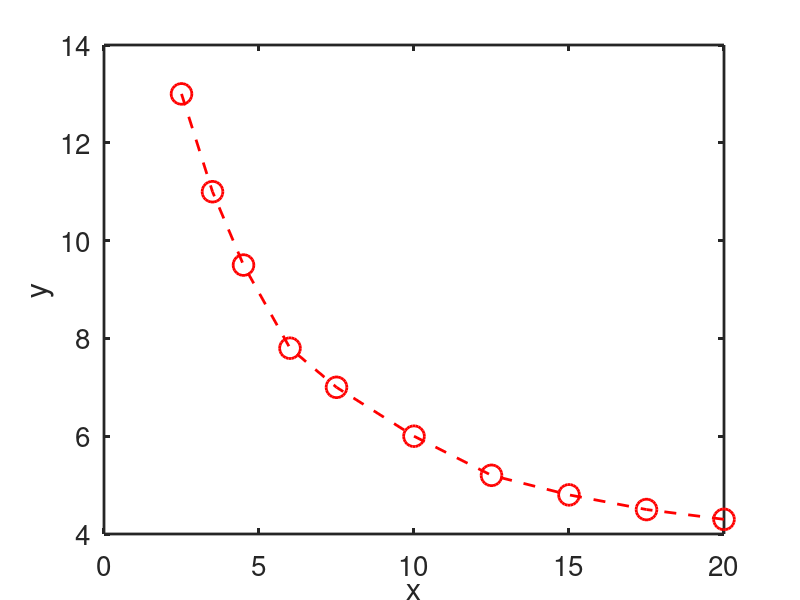
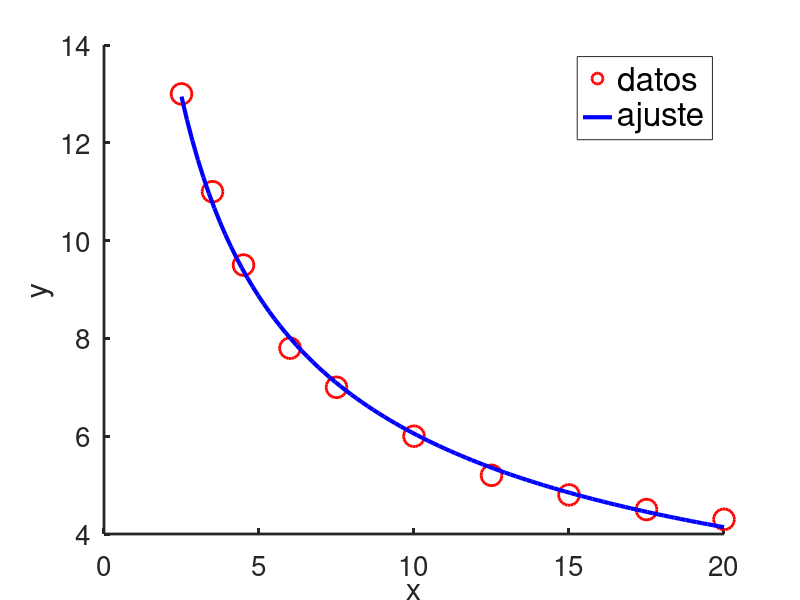
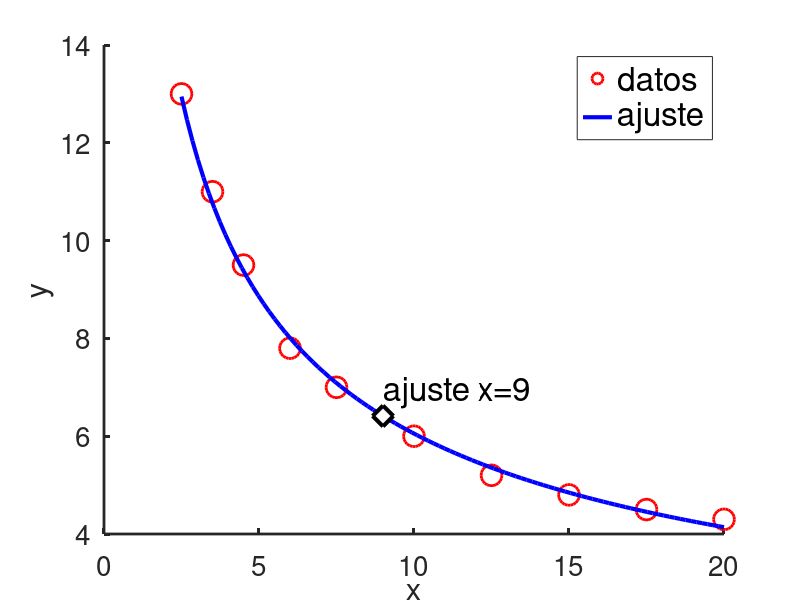

Reproduce these figures in MATLAB, in order.
% Introducción a Octave 2020
% Unidad 3
% Ejemplo: 
%   (i) Ajuste los datos siguientes con el modelo de potencias y = a x^b. 
%   (ii) Use la ecuacion de potencias resultante para hacer el pronostico
%   de y en x = 9.
% 

% (i) ==========================================================================
% Mediciones
x=[ 2.5  3.5 4.5 6.0 7.5 10.0 12.5 15.0 17.5 20.0];
y=[13.0 11.0 9.5 7.8 7.0  6.0  5.2  4.8  4.5  4.3];

figure(1);clf
%loglog(x,y,'ro--','linewidth',2,'markersize',15)
plot(x,y,'ro--','linewidth',2,'markersize',15)
xlabel('x','fontsize',24)
ylabel('y','fontsize',24)
set(gca,'fontsize',20,'linewidth',2)


% Realizamos un ajuste de los datos empleando
%  1) transformación mediante log() para linealizar: log(y)=log(a)+b*log(x)
%  2) un ajuste lineal de los datos transformados mediante polyfit()
p = polyfit(log(x),log(y),1);
b = p(1);
a = exp(p(2));

% función obtenida empleando el modelo de potencias para ajustar los datos
fa = @(x) a*x.^b;

%generamos 100 valores en el intervalo analizado
xx =linspace(2.5,20,100);

% verificamos el ajuste realizado
figure(2);clf
hold on
plot(x,y,'ro','linewidth',2,'markersize',15)
plot(xx,fa(xx),'b-','linewidth',3)
hold off
xlabel('x','fontsize',24)
ylabel('y','fontsize',24)
set(gca,'fontsize',20,'linewidth',2)
leg=legend('datos','ajuste');
set(leg,'fontsize',24)

% (ii) =========================================================================
figure(3);clf
hold on
plot(x,y,'ro','linewidth',2,'markersize',15)
plot(xx,fa(xx),'b-','linewidth',3)
plot(9,fa(9),'kd','linewidth',3,'markersize',15,'markerfacecolor','w')
hold off
xlabel('x','fontsize',24)
ylabel('y','fontsize',24)
text(9,fa(9)+0.5,'ajuste x=9','fontsize',24,'color','black')
set(gca,'fontsize',20,'linewidth',2)
leg=legend('datos','ajuste');
set(leg,'fontsize',24)